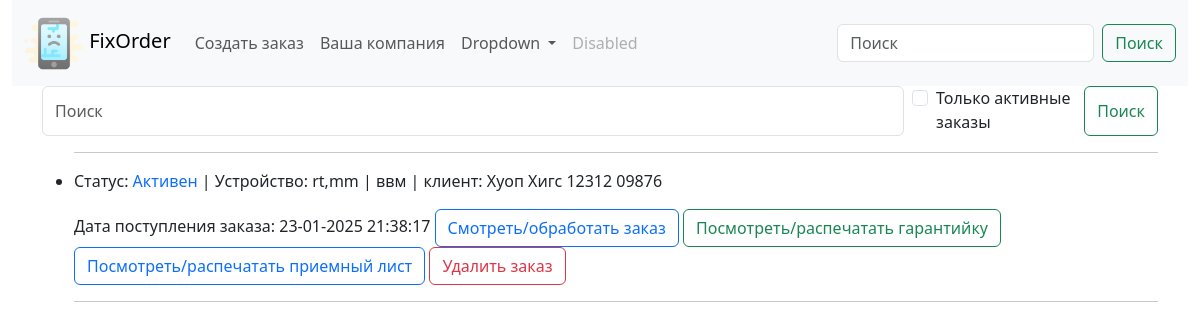
The app's page /, older data.
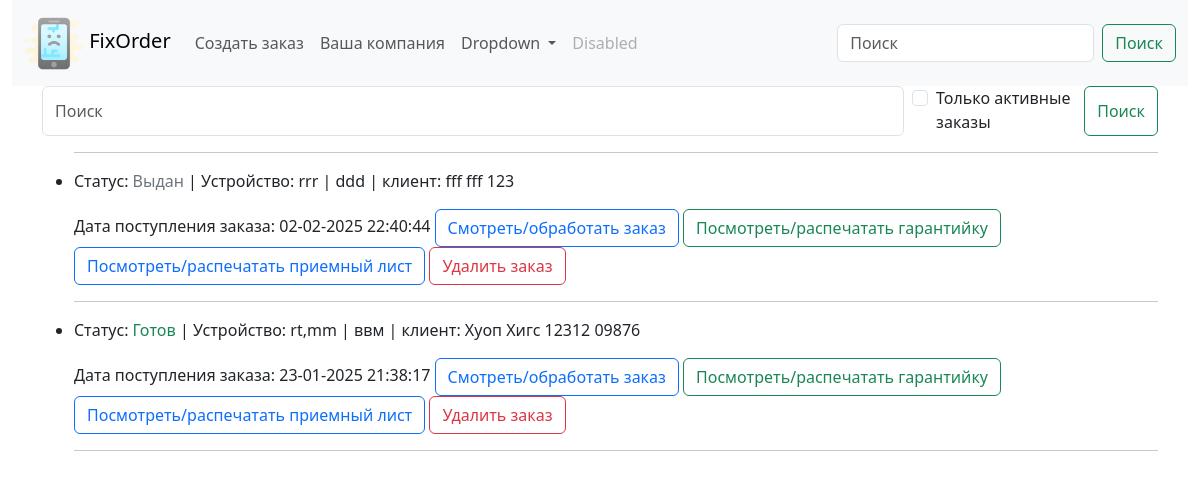
The same page, newer data.
### fixorder/models.py (models this page shows, shortened)
class Order(models.Model):
    client_name = models.CharField(max_length=255, unique=True, db_index=True, verbose_name='ФИО клиента')
    client_phone = models.CharField(max_length=20, db_index=True, verbose_name='Контактный номер')
    client_telegram = models.CharField(max_length=40, blank=True, null=True, verbose_name='Telegram клиента')
    client_viber = models.CharField(max_length=20, blank=True, null=True, verbose_name='Viber клиента')
    client_whatsapp = models.CharField(max_length=20, blank=True, null=True, verbose_name='Whattsapp клиента')
    time_create = models.DateTimeField(auto_now_add=True)
    time_update = models.DateTimeField(auto_now=True)
    time_demand = models.DateField(blank=True, null=True, verbose_name='Срок ремонта')
    time_away = models.DateTimeField(null=True, blank=True, verbose_name='Дата выдачи')
    device = models.CharField(max_length=255, verbose_name='Устройство')
    defect = models.TextField(max_length=400, verbose_name='Неисправность')
    device_password = models.CharField(max_length=50, blank=True, null=True, verbose_name='Пароль')
    device_exterior = models.TextField(max_length=400, blank=True, null=True, verbose_name='Внешний вид')
    initial_price = models.CharField(max_length=10, blank=True, null=True, verbose_name='Ориентировочная стоимость ремонта')
    prepaid = models.FloatField(max_length=10, blank=True, null=True, verbose_name='Предоплата')
    notes = models.TextField(max_length=500, blank=True, null=True, verbose_name='Заметки')
    total_price = models.DecimalField(max_digits=10, decimal_places=2, blank=True, default=0, verbose_name='Итоговая стоимость')
    work = models.CharField(max_length=255, blank=True, null=True, verbose_name='Выполненная работа')
    work_price = models.DecimalField(max_digits=10, decimal_places=2, blank=True, null=True, verbose_name='Цена')
    work_warranty = models.FloatField(max_length=2, blank=True, null=True, verbose_name='Выполненная работа')
    work1 = models.CharField(max_length=255, blank=True, null=True, verbose_name='Выполненная работа')
    work_price1 = models.DecimalField(max_digits=10, decimal_places=2, blank=True, null=True, verbose_name='Цена')
    work_warranty1 = models.FloatField(max_length=2, blank=True, null=True, verbose_name='Гарантия')
    work2 = models.CharField(max_length=255, blank=True, null=True, verbose_name='Выполненная работа')
    work_price2 = models.DecimalField(max_digits=10, decimal_places=2, blank=True, null=True, verbose_name='Цена')
    work_warranty2 = models.FloatField(max_length=2, blank=True, null=True, verbose_name='Гарантия')
    work3 = models.CharField(max_length=255, blank=True, null=True, verbose_name='Выполненная работа')
    work_price3 = models.DecimalField(max_digits=10, decimal_places=2, blank=True, null=True, verbose_name='Цена')
    work_warranty3 = models.FloatField(max_length=2, blank=True, null=True, verbose_name='Гарантия')
    work4 = models.CharField(max_length=255, blank=True, null=True, verbose_name='Выполненная работа')
    work_price4 = models.DecimalField(max_digits=10, decimal_places=2, blank=True, null=True, verbose_name='Цена')
    work_warranty4 = models.FloatField(max_length=2, blank=True, null=True, verbose_name='Гарантия')
    work5 = models.CharField(max_length=255, blank=True, null=True, verbose_name='Выполненная работа')
    work_price5 = models.DecimalField(max_digits=10, decimal_places=2, blank=True, null=True, verbose_name='Цена')
    work_warranty5 = models.FloatField(max_length=2, blank=True, null=True, verbose_name='Гарантия')
    work6 = models.CharField(max_length=255, blank=True, null=True, verbose_name='Выполненная работа')
    work_price6 = models.DecimalField(max_digits=10, decimal_places=2, blank=True, null=True, verbose_name='Цена')
    work_warranty6 = models.FloatField(max_length=2, blank=True, null=True, verbose_name='Гарантия')
    status = models.ForeignKey(OrderStatus, on_delete=models.DO_NOTHING, default = 4, related_name='related_order', verbose_name='Статус ремонта')
    conclusion = models.TextField(max_length=500, blank=True, null=True, verbose_name='Заключение мастера')
    remain_to_pay = models.DecimalField(max_digits=10, decimal_places=2, null=True, blank=True, default=0,
                                      verbose_name='Осталось оплатить')
    class Meta:
        verbose_name = 'Заказы'
        verbose_name_plural = 'Заказы'
        ordering = ['-time_create']
        indexes = [models.Index(fields=['-time_create'])
                   ]
    def get_absolute_url(self):
        return reverse('order', kwargs={'pk': self.pk})
    def get_warrantydoc_url(self):
        return reverse('warrantydoc', kwargs={'pk': self.pk})
    def get_commingdoc_url(self):
        return reverse('commingdoc', kwargs={'pk': self.pk})
    def get_delete_url(self):
        return reverse('delete', kwargs={'pk': self.pk})

class OrderStatus(models.Model):
    status = models.CharField(max_length=100, unique=True, db_index=True, verbose_name='Статус заказа')
    def __str__(self):
        return self.status

### fixorder/views.py (the view)
# urls.py: path('', views.Show_orderlist.as_view(), name='orderlist'),
class Show_orderlist(ListView):
    model = Order
    template_name = 'fixorder/orderlist.html'
    context_object_name = 'my_orders'
    paginate_by = 15
    extra_context = {'title': 'Главная страница', 'header': 'Ваши заказы'}
    def get_queryset(self):
        query = self.request.GET.get('q')
        checky = self.request.GET.get('cb')
        if not checky:
            if query:
                return Order.objects.filter(
                    Q(client_phone__iregex=query) | Q(device__iregex=query) | Q(client_name__iregex=query) | Q(
                        client_telegram__iregex=query))  # для PosgreSQL можно использовать __icontains
            return super().get_queryset()
        else:
            return Order.objects.filter(status__status='Активен').filter(
                    Q(client_phone__iregex=query) | Q(device__iregex=query) | Q(client_name__iregex=query) | Q(
                        client_telegram__iregex=query))

### fixorder/templates/fixorder/orderlist.html (shortened to what this page needs)
{% extends 'fixorder/base.html' %}
{% block content %}
      <form class="d-flex" role="search" method='GET'>
        <input class="form-control me-2" type="search" placeholder="Поиск" aria-label="Search" name='q' value='{{ request.GET.q }}'>
          <br>
          <div class="form-check">
            <input class="form-check-input" type="checkbox" name='cb' value="1" id="flexCheckDefault"  {% if request.GET.cb %} checked {% endif %}>
            <label class="form-check-label" for="flexCheckDefault">
            Только активные заказы
            </label>
            </div>
          <button class="btn btn-outline-success" type="submit">Поиск</button>
      </form>
<ul>
     <hr>
	{% for myo in my_orders %}
    		<li><div>
	<p>Статус: {% if myo.status.status == "Активен" %}<span class="text-primary"> {{myo.status}}</span>
         {% elif myo.status.status == "Готов" %}<span class="text-success"> {{myo.status}}</span>
        {% elif myo.status.status == "Выдан без ремонта" %}<span class="text-secondary"> {{myo.status}}</span>
        {% elif myo.status.status == "Выдан" %}<span class="text-secondary"> {{myo.status}}</span> {% endif %}
                | Устройство: {{myo.device}} | {{myo.defect}} | клиент: {{myo.client_name}} {{myo.client_phone}}
				</p>
	<p>Дата поступления заказа: {{myo.time_create|date:"d-m-Y H:i:s"}}
<a href="{{ myo.get_absolute_url }}" class="btn btn-outline-primary">Смотреть/обработать заказ</a>
<a href="{{ myo.get_warrantydoc_url }}" class="btn btn-outline-success">Посмотреть/распечатать гарантийку</a>
<a href="{{ myo.get_commingdoc_url }}" class="btn btn-outline-primary">Посмотреть/распечатать приемный лист</a>
    <a href="{{ myo.get_delete_url }}" class="btn btn-outline-danger">Удалить заказ</a>
    </p>
    </div></li>
 <hr>
	{% endfor %}
</ul>
{% endblock %}

### fixorder/templates/fixorder/base.html (shortened to what this page needs)
{% load static %}
<!DOCTYPE html>
<html lang="en">
<head>
    <link rel="stylesheet" href="{% static 'css/bootstrap.min.css' %}">
</head>
<body>
    <header class="header sticky-top d-flex align-items-center">
        <div class="container-fluid text-center">
            <div class="row">
                <div class="col-12">
                {% include 'fixorder/navbar.html'%}
                </div>
            </div>
        </div>
    </header>
    <div class="container">
        <div class="row">
            <div class="col-12">
                {% block content %}{% endblock content %}
            </div>
        </div>
    </div>
</body>
</html>

### fixorder/templates/fixorder/navbar.html (shortened to what this page needs)
<nav class="navbar navbar-expand-lg bg-body-tertiary">
  <div class="container-fluid">
    <a class="navbar-brand" href="/">
      <img src="/static/img/br_phone.png" alt="" height="60">
      FixOrder
    </a>
    <div class="collapse navbar-collapse" id="navbarSupportedContent">
      <ul class="navbar-nav me-auto mb-2 mb-lg-0">
        <li class="nav-item">
          <a class="nav-link" href="/neworder">Создать заказ</a>
        </li>
        <li class="nav-item">
          <a class="nav-link" href="">Ваша компания</a>
        </li>
        <li class="nav-item dropdown">
          <a class="nav-link dropdown-toggle" href="#" role="button" data-bs-toggle="dropdown" aria-expanded="false">
            Dropdown
          </a>
        </li>
        <li class="nav-item">
          <a class="nav-link disabled" aria-disabled="true">Disabled</a>
        </li>
      </ul>
      <form class="d-flex" role="search">
        <input class="form-control me-2" type="search" placeholder="Поиск" aria-label="Search">
        <button class="btn btn-outline-success" type="submit">Поиск</button>
      </form>
    </div>
    </div>
</nav>

Row changes from the older to the newer data that the page shows:
added Order: status "Выдан", device "rrr", defect "ddd", client_name "fff fff", client_phone "123", time_create "02-02-2025 22:40:44"
changed Order "rt,mm": status_id 4 → 3 (drawn); status "Активен" → "Готов"
